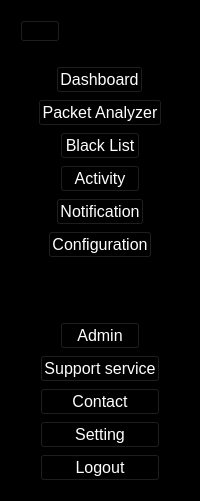
     <widget class="QWidget" name="leftMenu" native="true">
      <property name="sizePolicy">
       <sizepolicy hsizetype="Expanding" vsizetype="Preferred">
        <horstretch>0</horstretch>
        <verstretch>0</verstretch>
       </sizepolicy>
      </property>
      <property name="maximumSize">
       <size>
        <width>300</width>
        <height>16777215</height>
       </size>
      </property>
      <property name="styleSheet">
       <string notr="true">background-color: rgb(0, 0, 0);</string>
      </property>
      <layout class="QVBoxLayout" name="verticalLayout">
       <item alignment="Qt::AlignLeft|Qt::AlignTop">
        <widget class="QWidget" name="widget" native="true">
         <layout class="QVBoxLayout" name="verticalLayout_2">
          <item>
           <widget class="QPushButton" name="pushButton">
            <property name="cursor">
             <cursorShape>PointingHandCursor</cursorShape>
            </property>
            <property name="mouseTracking">
             <bool>true</bool>
            </property>
            <property name="styleSheet">
             <string notr="true" />
            </property>
            <property name="text">
             <string />
            </property>
            <property name="icon">
             <iconset resource="../Qss/icons/_icons.qrc">
              <normaloff>:/feather/icons/feather/menu.png</normaloff>:/feather/icons/feather/menu.png</iconset>
            </property>
            <property name="checkable">
             <bool>true</bool>
            </property>
           </widget>
          </item>
         </layout>
        </widget>
       </item>
       <item alignment="Qt::AlignHCenter|Qt::AlignTop">
        <widget class="QWidget" name="widget_2" native="true">
         <layout class="QVBoxLayout" name="verticalLayout_3">
          <item alignment="Qt::AlignHCenter">
           <widget class="QPushButton" name="pushButton_2">
            <property name="sizePolicy">
             <sizepolicy hsizetype="Expanding" vsizetype="Fixed">
              <horstretch>0</horstretch>
              <verstretch>0</verstretch>
             </sizepolicy>
            </property>
            <property name="font">
             <font>
              <pointsize>12</pointsize>
             </font>
            </property>
            <property name="cursor">
             <cursorShape>PointingHandCursor</cursorShape>
            </property>
            <property name="styleSheet">
             <string notr="true">color: rgb(255, 255, 255);</string>
            </property>
            <property name="text">
             <string>Dashboard</string>
            </property>
            <property name="icon">
             <iconset resource="../Qss/icons/_icons.qrc">
              <normaloff>:/material_design/icons/material_design/space_dashboard.png</normaloff>:/material_design/icons/material_design/space_dashboard.png</iconset>
            </property>
            <property name="checkable">
             <bool>true</bool>
            </property>
           </widget>
          </item>
          <item alignment="Qt::AlignHCenter">
           <widget class="QPushButton" name="pushButton_3">
            <property name="sizePolicy">
             <sizepolicy hsizetype="Expanding" vsizetype="Fixed">
              <horstretch>0</horstretch>
              <verstretch>0</verstretch>
             </sizepolicy>
            </property>
            <property name="font">
             <font>
              <pointsize>12</pointsize>
             </font>
            </property>
            <property name="cursor">
             <cursorShape>PointingHandCursor</cursorShape>
            </property>
            <property name="styleSheet">
             <string notr="true">color: rgb(255, 255, 255);</string>
            </property>
            <property name="text">
             <string>Packet Analyzer</string>
            </property>
            <property name="icon">
             <iconset resource="../Qss/icons/_icons.qrc">
              <normaloff>:/material_design/icons/material_design/manage_search.png</normaloff>:/material_design/icons/material_design/manage_search.png</iconset>
            </property>
           </widget>
          </item>
          <item alignment="Qt::AlignHCenter">
           <widget class="QPushButton" name="pushButton_6">
            <property name="sizePolicy">
             <sizepolicy hsizetype="Expanding" vsizetype="Fixed">
              <horstretch>0</horstretch>
              <verstretch>0</verstretch>
             </sizepolicy>
            </property>
            <property name="font">
             <font>
              <pointsize>12</pointsize>
             </font>
            </property>
            <property name="cursor">
             <cursorShape>PointingHandCursor</cursorShape>
            </property>
            <property name="styleSheet">
             <string notr="true">color: rgb(255, 255, 255);</string>
            </property>
            <property name="text">
             <string>Black List</string>
            </property>
            <property name="icon">
             <iconset resource="../Qss/icons/_icons.qrc">
              <normaloff>:/font_awesome_solid/icons/font_awesome/solid/ban.png</normaloff>:/font_awesome_solid/icons/font_awesome/solid/ban.png</iconset>
            </property>
           </widget>
          </item>
          <item alignment="Qt::AlignHCenter">
           <widget class="QPushButton" name="pushButton_5">
            <property name="font">
             <font>
              <pointsize>12</pointsize>
             </font>
            </property>
            <property name="cursor">
             <cursorShape>PointingHandCursor</cursorShape>
            </property>
            <property name="styleSheet">
             <string notr="true">color: rgb(255, 255, 255);
border-color: qlineargradient(spread:pad, x1:0, y1:0, x2:1, y2:0, stop:0 rgba(0, 0, 0, 255), stop:1 rgba(255, 255, 255, 255));</string>
            </property>
            <property name="text">
             <string>Activity</string>
            </property>
            <property name="icon">
             <iconset resource="../Qss/icons/_icons.qrc">
              <normaloff>:/material_design/icons/material_design/work_history.png</normaloff>:/material_design/icons/material_design/work_history.png</iconset>
            </property>
           </widget>
          </item>
          <item alignment="Qt::AlignHCenter">
           <widget class="QPushButton" name="pushButton_4">
            <property name="font">
             <font>
              <pointsize>12</pointsize>
             </font>
            </property>
            <property name="cursor">
             <cursorShape>PointingHandCursor</cursorShape>
            </property>
            <property name="styleSheet">
             <string notr="true">color: rgb(255, 255, 255);</string>
            </property>
            <property name="text">
             <string>Notification</string>
            </property>
            <property name="icon">
             <iconset resource="../Qss/icons/_icons.qrc">
              <normaloff>:/material_design/icons/material_design/circle_notifications.png</normaloff>:/material_design/icons/material_design/circle_notifications.png</iconset>
            </property>
           </widget>
          </item>
          <item alignment="Qt::AlignHCenter">
           <widget class="QPushButton" name="pushButton_7">
            <property name="font">
             <font>
              <pointsize>12</pointsize>
             </font>
            </property>
            <property name="cursor">
             <cursorShape>PointingHandCursor</cursorShape>
            </property>
            <property name="styleSheet">
             <string notr="true">color: rgb(255, 255, 255);</string>
            </property>
            <property name="text">
             <string>Configuration</string>
            </property>
            <property name="icon">
             <iconset resource="../Qss/icons/_icons.qrc">
              <normaloff>:/feather/icons/feather/tool.png</normaloff>:/feather/icons/feather/tool.png</iconset>
            </property>
           </widget>
          </item>
         </layout>
        </widget>
       </item>
       <item>
        <spacer name="verticalSpacer">
         <property name="orientation">
          <enum>Qt::Vertical</enum>
         </property>
         <property name="sizeHint" stdset="0">
          <size>
           <width>20</width>
           <height>40</height>
          </size>
         </property>
        </spacer>
       </item>
       <item alignment="Qt::AlignHCenter|Qt::AlignBottom">
        <widget class="QWidget" name="widget_3" native="true">
         <layout class="QVBoxLayout" name="verticalLayout_4">
          <item alignment="Qt::AlignHCenter">
           <widget class="QPushButton" name="pushButton_8">
            <property name="font">
             <font>
              <pointsize>12</pointsize>
             </font>
            </property>
            <property name="cursor">
             <cursorShape>PointingHandCursor</cursorShape>
            </property>
            <property name="styleSheet">
             <string notr="true">color: rgb(255, 255, 255);</string>
            </property>
            <property name="text">
             <string>Admin</string>
            </property>
            <property name="icon">
             <iconset resource="../Qss/icons/_icons.qrc">
              <normaloff>:/material_design/icons/material_design/admin_panel_settings.png</normaloff>:/material_design/icons/material_design/admin_panel_settings.png</iconset>
            </property>
           </widget>
          </item>
          <item>
           <widget class="QPushButton" name="pushButton_9">
            <property name="font">
             <font>
              <pointsize>12</pointsize>
             </font>
            </property>
            <property name="cursor">
             <cursorShape>PointingHandCursor</cursorShape>
            </property>
            <property name="styleSheet">
             <string notr="true">color: rgb(255, 255, 255);</string>
            </property>
            <property name="text">
             <string>Support service</string>
            </property>
            <property name="icon">
             <iconset resource="../Qss/icons/_icons.qrc">
              <normaloff>:/material_design/icons/material_design/support_agent.png</normaloff>:/material_design/icons/material_design/support_agent.png</iconset>
            </property>
           </widget>
          </item>
          <item>
           <widget class="QPushButton" name="pushButton_10">
            <property name="font">
             <font>
              <pointsize>12</pointsize>
             </font>
            </property>
            <property name="cursor">
             <cursorShape>PointingHandCursor</cursorShape>
            </property>
            <property name="styleSheet">
             <string notr="true">color: rgb(255, 255, 255);</string>
            </property>
            <property name="text">
             <string>Contact</string>
            </property>
            <property name="icon">
             <iconset resource="../Qss/icons/_icons.qrc">
              <normaloff>:/material_design/icons/material_design/perm_contact_calendar.png</normaloff>:/material_design/icons/material_design/perm_contact_calendar.png</iconset>
            </property>
           </widget>
          </item>
          <item>
           <widget class="QPushButton" name="pushButton_11">
            <property name="font">
             <font>
              <pointsize>12</pointsize>
             </font>
            </property>
            <property name="cursor">
             <cursorShape>PointingHandCursor</cursorShape>
            </property>
            <property name="styleSheet">
             <string notr="true">color: rgb(255, 255, 255);</string>
            </property>
            <property name="text">
             <string>Setting</string>
            </property>
            <property name="icon">
             <iconset resource="../Qss/icons/_icons.qrc">
              <normaloff>:/feather/icons/feather/settings.png</normaloff>:/feather/icons/feather/settings.png</iconset>
            </property>
            <property name="checkable">
             <bool>true</bool>
            </property>
           </widget>
          </item>
          <item>
           <widget class="QPushButton" name="pushButton_12">
            <property name="font">
             <font>
              <pointsize>12</pointsize>
             </font>
            </property>
            <property name="cursor">
             <cursorShape>PointingHandCursor</cursorShape>
            </property>
            <property name="styleSheet">
             <string notr="true">color: rgb(255, 255, 255);</string>
            </property>
            <property name="text">
             <string>Logout</string>
            </property>
            <property name="icon">
             <iconset resource="../Qss/icons/_icons.qrc">
              <normaloff>:/material_design/icons/material_design/logout.png</normaloff>:/material_design/icons/material_design/logout.png</iconset>
            </property>
           </widget>
          </item>
         </layout>
        </widget>
       </item>
      </layout>
     </widget>
